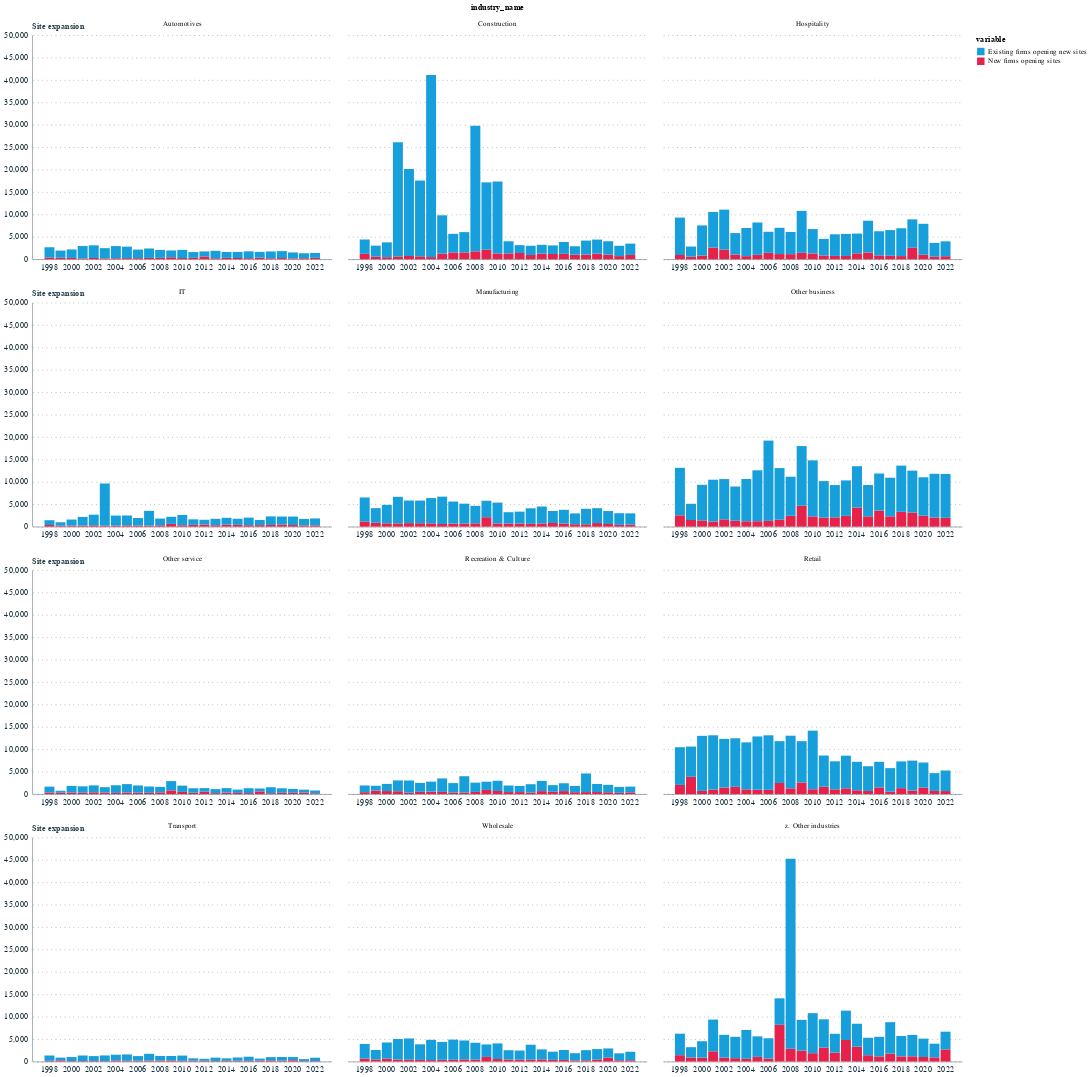

Write notebook code for a chart like this one.
### Code cell
site_expansion_industry = industry_df.rename(columns={'site_exp_entrants':'New firms opening sites',
                                                  'site_exp_incumbents':'Existing firms opening new sites'})
site_expansion_industry = site_expansion_industry.melt(id_vars=['year','industry_name'],value_vars=['New firms opening sites','Existing firms opening new sites'])


chart = alt.Chart(site_expansion_industry).mark_bar().encode(
    x = alt.X('year:O', axis=alt.Axis(
                labelExpr="datum.value % 2 == 0 ? datum.label : ''",  # Show every 2nd year
            labelAngle=0)),
    y = alt.Y('value:Q', title='Site expansion'),
    color=alt.Color('variable:N'),
    facet=alt.Facet('industry_name:N', columns=3)
)

chart = chart.resolve_axis(
    x='independent',
)

chart

### Figure 1 — Vega-Lite specification as saved in the notebook (floating-point values rounded to 4 significant figures; data arrays with more than 128 entries replaced by an {"elided": "..."} marker saying what was removed)
{"config": {"font": "Circular Std", "mark": {"line": {"interpolate": "linear"}}, "view": {"stroke": "transparent", "width": 400, "height": 300}, "range": {"category": ["#179fdb", "#e6224b", "#f4c245", "#122b39", "#eb5c2e", "#36b7b4"], "diverging": ["#E6224B", "#E54753", "#C9C9C9", "#179FDB", "#122B39"], "heatmap": ["#C9C9C9", "#179FDB", "#0063AF", "#122B39"], "ordinal": ["#00A767", "#36B7B4", "#179FDB", "#0063AF", "#243B5A"]}, "axisX": {"labelColor": "#122b39", "tickColor": "#122b39", "domainColor": "#122b39", "domainOpacity": 0.5, "gridOpacity": 0, "labelFont": "Circular Std", "labelAngle": 0, "labelAlign": "center", "labelFontSize": 11, "labelPadding": 5, "tickCount": 10, "tickSize": 0, "title": ""}, "axisY": {"labelColor": "#122b39", "labelFont": "Circular Std", "tickColor": "#122b39", "domainColor": "#122b39", "gridColor": "#122b39", "gridDash": [1, 5], "gridOpacity": 0.5, "labelPadding": 5, "labelFontSize": 11, "domainOpacity": 0.5, "tickSize": 0, "title": null, "titleAlign": "left", "titleAngle": 0, "titleBaseline": "bottom", "titleColor": "#122b39", "titleOpacity": 0.9, "titleX": 0, "titleY": -7}}, "data": {"name": "data-c4a1b36cc029a02e0a7ebee16f17f5b9"}, "mark": {"type": "bar"}, "encoding": {"color": {"field": "variable", "type": "nominal"}, "facet": {"columns": 3, "field": "industry_name", "type": "nominal"}, "x": {"axis": {"labelAngle": 0, "labelExpr": "datum.value % 2 == 0 ? datum.label : ''"}, "field": "year", "type": "ordinal"}, "y": {"field": "value", "title": "Site expansion", "type": "quantitative"}}, "resolve": {"axis": {"x": "independent"}}, "$schema": "https://vega.github.io/schema/vega-lite/v5.20.1.json", "datasets": {"data-c4a1b36cc029a02e0a7ebee16f17f5b9": {"elided": "648 records"}}}
